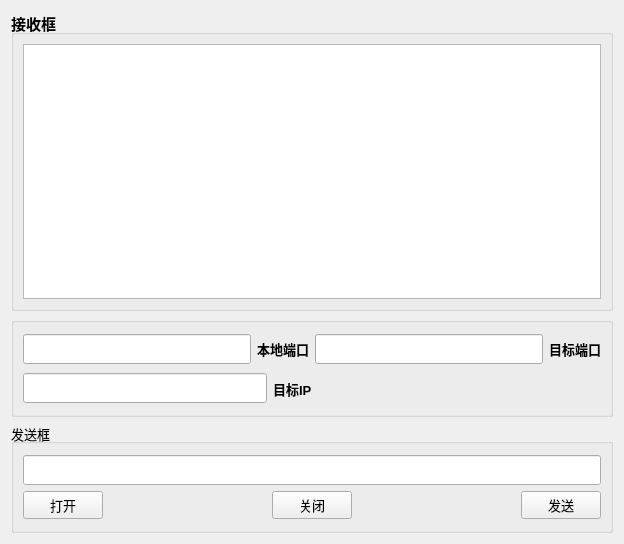
<?xml version="1.0" encoding="UTF-8"?>
<ui version="4.0">
 <class>Widget</class>
 <widget class="QWidget" name="Widget">
  <property name="geometry">
   <rect>
    <x>0</x>
    <y>0</y>
    <width>624</width>
    <height>543</height>
   </rect>
  </property>
  <property name="windowTitle">
   <string>UdpSocket</string>
  </property>
  <layout class="QGridLayout" name="gridLayout_4">
   <item row="0" column="0">
    <layout class="QVBoxLayout" name="verticalLayout_3">
     <item>
      <widget class="QGroupBox" name="groupBox">
       <property name="minimumSize">
        <size>
         <width>600</width>
         <height>300</height>
        </size>
       </property>
       <property name="font">
        <font>
         <pointsize>11</pointsize>
         <bold>true</bold>
        </font>
       </property>
       <property name="title">
        <string>接收框</string>
       </property>
       <layout class="QGridLayout" name="gridLayout_3">
        <item row="0" column="0">
         <widget class="QPlainTextEdit" name="receive_plainTextEdit">
          <property name="readOnly">
           <bool>true</bool>
          </property>
         </widget>
        </item>
       </layout>
      </widget>
     </item>
     <item>
      <widget class="QGroupBox" name="groupBox_2">
       <property name="minimumSize">
        <size>
         <width>600</width>
         <height>100</height>
        </size>
       </property>
       <property name="font">
        <font>
         <pointsize>10</pointsize>
         <bold>true</bold>
        </font>
       </property>
       <property name="title">
        <string/>
       </property>
       <layout class="QGridLayout" name="gridLayout_2">
        <item row="0" column="0">
         <layout class="QVBoxLayout" name="verticalLayout_2">
          <item>
           <layout class="QHBoxLayout" name="horizontalLayout_3">
            <item>
             <widget class="QLineEdit" name="localPort_lineEdit">
              <property name="minimumSize">
               <size>
                <width>0</width>
                <height>30</height>
               </size>
              </property>
             </widget>
            </item>
            <item>
             <widget class="QLabel" name="label">
              <property name="text">
               <string>本地端口</string>
              </property>
             </widget>
            </item>
            <item>
             <widget class="QLineEdit" name="aimPort_lineEdit">
              <property name="minimumSize">
               <size>
                <width>0</width>
                <height>30</height>
               </size>
              </property>
             </widget>
            </item>
            <item>
             <widget class="QLabel" name="label_2">
              <property name="text">
               <string>目标端口</string>
              </property>
             </widget>
            </item>
           </layout>
          </item>
          <item>
           <layout class="QHBoxLayout" name="horizontalLayout_4">
            <item>
             <layout class="QHBoxLayout" name="horizontalLayout_2">
              <item>
               <widget class="QLineEdit" name="aimIp_lineEdit">
                <property name="minimumSize">
                 <size>
                  <width>0</width>
                  <height>30</height>
                 </size>
                </property>
               </widget>
              </item>
              <item>
               <widget class="QLabel" name="label_3">
                <property name="text">
                 <string>目标IP</string>
                </property>
               </widget>
              </item>
             </layout>
            </item>
            <item>
             <spacer name="horizontalSpacer_4">
              <property name="orientation">
               <enum>Qt::Horizontal</enum>
              </property>
              <property name="sizeHint" stdset="0">
               <size>
                <width>40</width>
                <height>20</height>
               </size>
              </property>
             </spacer>
            </item>
           </layout>
          </item>
         </layout>
        </item>
       </layout>
      </widget>
     </item>
     <item>
      <widget class="QGroupBox" name="groupBox_3">
       <property name="minimumSize">
        <size>
         <width>600</width>
         <height>110</height>
        </size>
       </property>
       <property name="font">
        <font>
         <pointsize>10</pointsize>
         <bold>false</bold>
        </font>
       </property>
       <property name="title">
        <string>发送框</string>
       </property>
       <layout class="QGridLayout" name="gridLayout">
        <item row="0" column="0">
         <layout class="QVBoxLayout" name="verticalLayout">
          <item>
           <widget class="QLineEdit" name="send_lineEdit">
            <property name="minimumSize">
             <size>
              <width>0</width>
              <height>30</height>
             </size>
            </property>
           </widget>
          </item>
          <item>
           <layout class="QHBoxLayout" name="horizontalLayout">
            <item>
             <widget class="QPushButton" name="open_pushButton">
              <property name="text">
               <string>打开</string>
              </property>
             </widget>
            </item>
            <item>
             <spacer name="horizontalSpacer">
              <property name="orientation">
               <enum>Qt::Horizontal</enum>
              </property>
              <property name="sizeHint" stdset="0">
               <size>
                <width>40</width>
                <height>20</height>
               </size>
              </property>
             </spacer>
            </item>
            <item>
             <widget class="QPushButton" name="close_pushButton">
              <property name="text">
               <string>关闭</string>
              </property>
             </widget>
            </item>
            <item>
             <spacer name="horizontalSpacer_2">
              <property name="orientation">
               <enum>Qt::Horizontal</enum>
              </property>
              <property name="sizeHint" stdset="0">
               <size>
                <width>40</width>
                <height>20</height>
               </size>
              </property>
             </spacer>
            </item>
            <item>
             <widget class="QPushButton" name="send_pushButton">
              <property name="text">
               <string>发送</string>
              </property>
             </widget>
            </item>
           </layout>
          </item>
         </layout>
        </item>
       </layout>
      </widget>
     </item>
    </layout>
   </item>
  </layout>
 </widget>
 <resources/>
 <connections/>
</ui>
